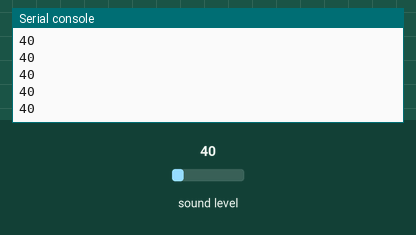
A program run on a simulated BBC micro:bit running MicroPython. Shown: the last lines printed to the serial console. The inputs (shaded band) are chosen by the test bench; at power-on: sound level 40.

Above: at 1.2 s.
1.3 s: sound level set to 5
At 1.31 s:
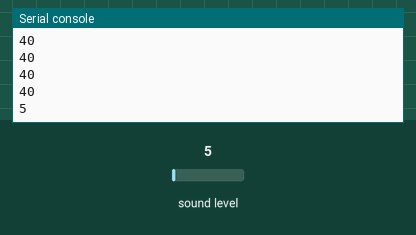
2.8 s: sound level set to 64
At 2.82 s:
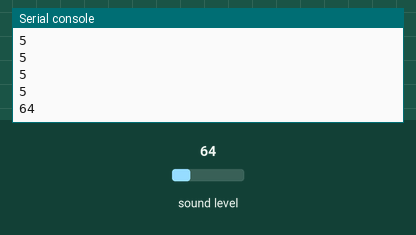
Timing chart, 0 to 5.8 s (numbered marks = the images above; inputs shaded):
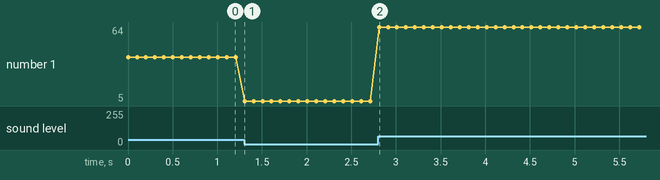

Measured:
- after the input at 1.3 s, the serial console: prints a new line at once (image 1)
- after the input at 2.8 s, the serial console: prints a new line at once (image 2)
- plotted number 1: 40 → 5 after the input at 1.3 s, 5 → 64 after the input at 2.8 s

The program:

exemplo_8.py
```python
"""
Exemplo 8: Lendo os valores do microfone

Este exemplo lê os valores do microfone e imprime o valor lido.
"""
from microbit import *

while True:
    level = microphone.sound_level()
    print(level)

    sleep(100)
```
